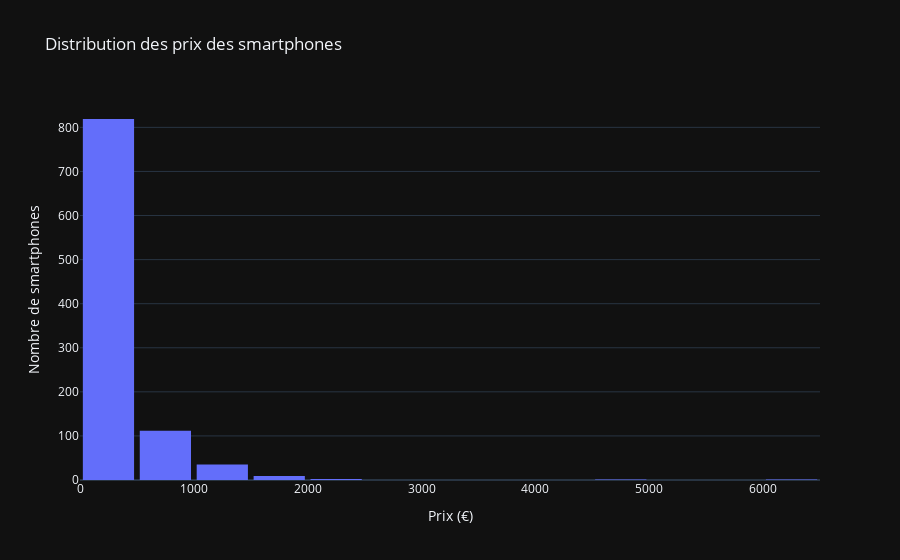

Notebook code cell kept with this figure:
### Markdown cell above
**Colonnes des prix**

Ici, nous affichons la distribution des prix des smartphones.

### Code cell
### Distribution des prix
fig_price = px.histogram(data, x='price (€)', nbins=20, title='Distribution des prix des smartphones')

fig_price.update_layout(
    xaxis_title='Prix (€)',
    yaxis_title='Nombre de smartphones',
    bargap=0.1
)

fig_price.show()

### Figure 1 — Plotly figure (JSON) as saved in the notebook; plotly's stock layout.template omitted (floating-point values rounded to 4 significant figures; data arrays with more than 128 entries replaced by an {"elided": "..."} marker saying what was removed)
{"data": [{"bingroup": "x", "hovertemplate": "price (€)=%{x}<br>count=%{y}<extra></extra>", "legendgroup": "", "marker": {"color": "#636efa", "pattern": {"shape": ""}}, "name": "", "nbinsx": 20, "orientation": "v", "showlegend": false, "x": {"elided": "979 float values"}, "xaxis": "x", "yaxis": "y", "type": "histogram"}], "layout": {"xaxis": {"anchor": "y", "domain": [0.0, 1.0], "title": {"text": "Prix (€)"}}, "yaxis": {"anchor": "x", "domain": [0.0, 1.0], "title": {"text": "Nombre de smartphones"}}, "legend": {"tracegroupgap": 0}, "title": {"text": "Distribution des prix des smartphones"}, "barmode": "relative", "bargap": 0.1}}
